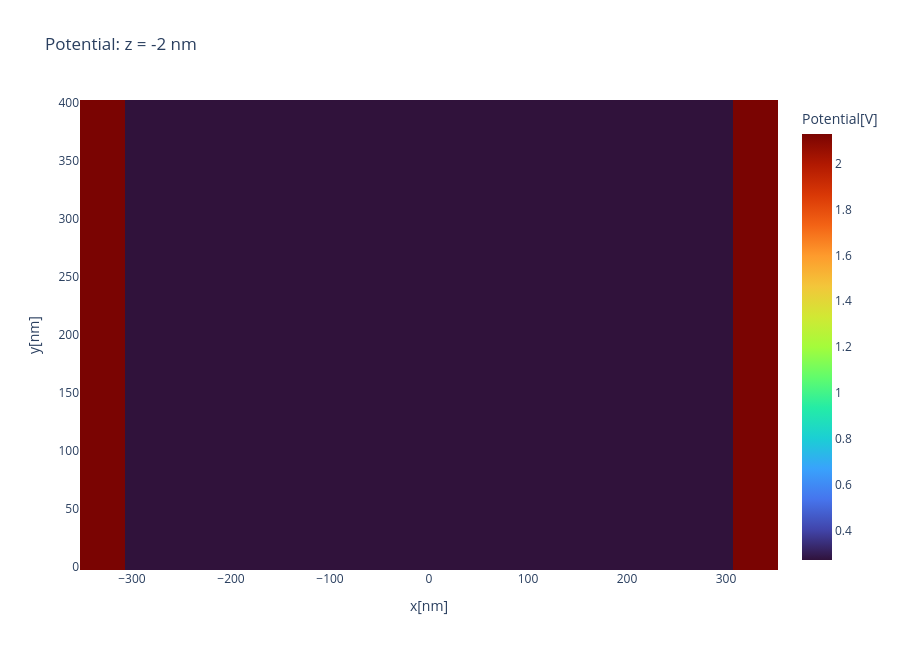
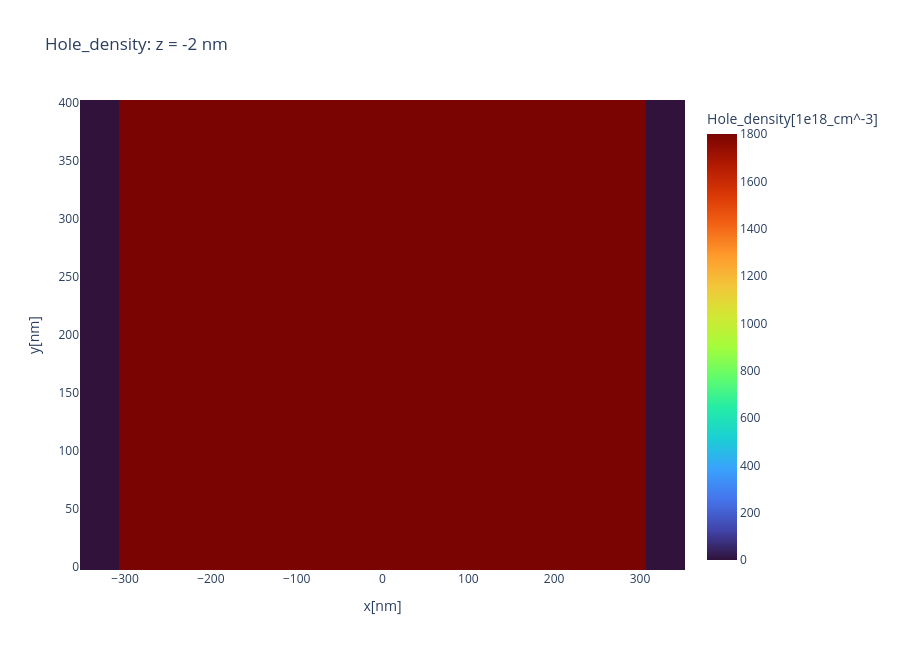

Write notebook code for charts like these, in order.
### Markdown cell above
## 7. Chosen plane cuts: potential and hole density

### Code cell
PLANE_AXIS = "z"
PLANE_VALUE_NM = -2.0

if RUN_AVAILABLE:
    for quantity, variable in [
        ("potential", "Potential"),
        ("density_hole", "Hole_density"),
    ]:
        try:
            nnt.plot_bias_volume_slice(
                OUTPUT_RUN_DIR,
                quantity,
                bias=BIAS_INDEX,
                variable=variable,
                slice_axis=PLANE_AXIS,
                slice_value=PLANE_VALUE_NM,
                interactive=True,
                log10=False,
                title=f"{variable}: {PLANE_AXIS} = {PLANE_VALUE_NM:g} nm",
            )
        except (FileNotFoundError, ValueError) as error:
            print(f"{quantity}: unavailable in this run ({error})")
else:
    print("Run section 4 first, or select a compatible completed run.")

### Figure 1 — Plotly figure (JSON) as saved in the notebook; plotly's stock layout.template omitted (floating-point values rounded to 4 significant figures; data arrays with more than 128 entries replaced by an {"elided": "..."} marker saying what was removed)
{"data": [{"colorbar": {"title": {"text": "Potential[V]"}}, "colorscale": [[0, "#30123b"], [0.07143, "#4145ab"], [0.1429, "#4675ed"], [0.2143, "#39a2fc"], [0.2857, "#1bcfd4"], [0.3571, "#24eca6"], [0.4286, "#61fc6c"], [0.5, "#a4fc3b"], [0.5714, "#d1e834"], [0.6429, "#f3c63a"], [0.7143, "#fe9b2d"], [0.7857, "#f36315"], [0.8571, "#d93806"], [0.9286, "#b11901"], [1, "#7a0402"]], "type": "heatmap", "x": {"elided": "141 float values"}, "y": [0.0, 5.0, 10.0, 15.0, 20.0, 25.0, 30.0, 35.0, 40.0, 45.0, 50.0, 55.0, 60.0, 65.0, 70.0, 75.0, 80.0, 85.0, 90.0, 95.0, 100.0, 105.0, 110.0, 115.0, 120.0, 125.0, 130.0, 135.0, 140.0, 145.0, 150.0, 155.0, 160.0, 165.0, 170.0, 175.0, 180.0, 185.0, 190.0, 195.0, 200.0, 205.0, 210.0, 215.0, 220.0, 225.0, 230.0, 235.0, 240.0, 245.0, 250.0, 255.0, 260.0, 265.0, 270.0, 275.0, 280.0, 285.0, 290.0, 295.0, 300.0, 305.0, 310.0, 315.0, 320.0, 325.0, 330.0, 335.0, 340.0, 345.0, 350.0, 355.0, 360.0, 365.0, 370.0, 375.0, 380.0, 385.0, 390.0, 395.0, 400.0], "z": {"elided": "81x141 float values"}}], "layout": {"height": 650, "title": {"text": "Potential: z = -2 nm"}, "xaxis": {"title": {"text": "x[nm]"}}, "yaxis": {"title": {"text": "y[nm]"}}}}

### Figure 2 — Plotly figure (JSON) as saved in the notebook; plotly's stock layout.template omitted (floating-point values rounded to 4 significant figures; data arrays with more than 128 entries replaced by an {"elided": "..."} marker saying what was removed)
{"data": [{"colorbar": {"title": {"text": "Hole_density[1e18_cm^-3]"}}, "colorscale": [[0, "#30123b"], [0.07143, "#4145ab"], [0.1429, "#4675ed"], [0.2143, "#39a2fc"], [0.2857, "#1bcfd4"], [0.3571, "#24eca6"], [0.4286, "#61fc6c"], [0.5, "#a4fc3b"], [0.5714, "#d1e834"], [0.6429, "#f3c63a"], [0.7143, "#fe9b2d"], [0.7857, "#f36315"], [0.8571, "#d93806"], [0.9286, "#b11901"], [1, "#7a0402"]], "type": "heatmap", "x": {"elided": "141 float values"}, "y": [0.0, 5.0, 10.0, 15.0, 20.0, 25.0, 30.0, 35.0, 40.0, 45.0, 50.0, 55.0, 60.0, 65.0, 70.0, 75.0, 80.0, 85.0, 90.0, 95.0, 100.0, 105.0, 110.0, 115.0, 120.0, 125.0, 130.0, 135.0, 140.0, 145.0, 150.0, 155.0, 160.0, 165.0, 170.0, 175.0, 180.0, 185.0, 190.0, 195.0, 200.0, 205.0, 210.0, 215.0, 220.0, 225.0, 230.0, 235.0, 240.0, 245.0, 250.0, 255.0, 260.0, 265.0, 270.0, 275.0, 280.0, 285.0, 290.0, 295.0, 300.0, 305.0, 310.0, 315.0, 320.0, 325.0, 330.0, 335.0, 340.0, 345.0, 350.0, 355.0, 360.0, 365.0, 370.0, 375.0, 380.0, 385.0, 390.0, 395.0, 400.0], "z": {"elided": "81x141 float values"}}], "layout": {"height": 650, "title": {"text": "Hole_density: z = -2 nm"}, "xaxis": {"title": {"text": "x[nm]"}}, "yaxis": {"title": {"text": "y[nm]"}}}}
